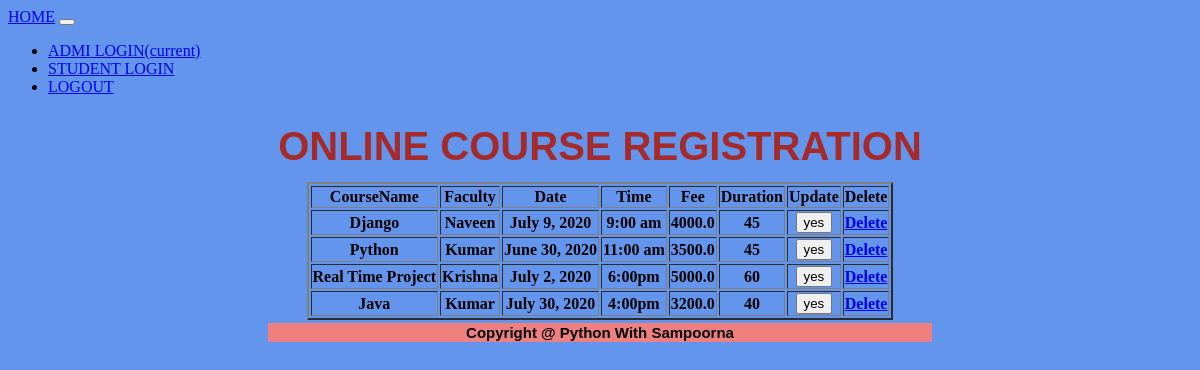
Screenshot of /view_class/ with the database file from the repository.
### app8/models.py (models this page shows)
class CourseModel(models.Model):
    Course_Id = models.AutoField(primary_key=True)
    Course_Name = models.CharField(max_length=50,unique=True)
    Faculty = models.CharField(max_length=50)
    Date = models.DateField()
    Time = models.CharField(max_length=50)
    Fee = models.FloatField()
    Duration = models.CharField(max_length=50)

### app8/views.py (the view)
# urls.py: path('view_class/', views.view_class, name='view_class'),
def view_class(request):
    res = CourseModel.objects.all()
    return render(request,'view_class.html',{'data':res})

### templates/view_class.html
{% extends 'common.html' %}
{% block sampoorna %}
   {% load static %}
   <table align="center" border="2">
    <tr>
        <th>CourseName</th>
        <th>Faculty</th>
        <th>Date</th>
        <th>Time</th>
        <th>Fee</th>
        <th>Duration</th>
        <th>Update</th>
        <th>Delete</th>
    </tr>
<tr>
    {% for x in data %}
      <th>{{ x.Course_Name }}</th>
      <th>{{ x.Faculty }}</th>
      <th>{{ x.Date }}</th>
      <th>{{ x.Time }}</th>
      <th>{{ x.Fee }}</th>
      <th>{{ x.Duration }}</th>
        <th><a href="{% url 'update_view' %}?Course_Name={{ x.Course_Name }}"><button type="submit">yes</button></a></th>
        <th><a href="{% url 'delete_view' %}?Course_Name={{ x.Course_Name }}">Delete</a></th>
      </tr>
{% endfor %}
    </table>
{% endblock %}

### templates/common.html (shortened to what this page needs)
<html>
    <head>
    </head>
    <body>
        <table align="center" border="0">
            <tr>
                <th id="title"> ONLINE COURSE REGISTRATION </th>
            </tr>
    <div class="container-sm">
        <nav class="navbar navbar-expand-lg navbar-dark bg-dark">
            <a class="navbar-brand" href="{% url 'index' %}">HOME</a>
            <button class="navbar-toggler" type="button" data-toggle="collapse" data-target="#navbarSupportedContent" aria-controls="navbarSupportedContent" aria-expanded="false" aria-label="Toggle navigation">
            </button>
    <div class="collapse navbar-collapse" id="navbarSupportedContent">
           <ul class="navbar-nav mr-auto">
           <li class="nav-item active">
               <a class="nav-link" href="{% url 'save_admin' %}">ADMI LOGIN<span class="sr-only">(current)</span></a>
           </li>
          <li class="nav-item">
              <a class="nav-link" href="{% url 'student_register' %}">STUDENT LOGIN</a>
          </li>
           <li class="nav-item">
              <a class="nav-link" href="{% url 'logout' %}">LOGOUT</a>
          </li></ul></div>
      </nav>
    </div>
        <tr>
                <th colspan="2">
                    {% block sampoorna %}
                    {% endblock %}
            <tr>
                <th id="copyright">
                   <marquee>Copyright @ Python With Sampoorna</marquee>
                </th>
            </tr>
    </body>

### templates/common.html (style rules this page uses)
body { background-color: cornflowerblue; }
#title { font-family: Arial; font-size: 40px; padding: 10px; color: brown; text-align: center; }
#copyright { background-color: lightcoral; color: black; font-family: Arial; font-size: 15px; text-align: center; }

### rows the page displays
CourseModel: Course_Name "Django", Faculty "Naveen", Date "July 9, 2020", Time "9:00 am", Fee "4000.0", Duration "45"
CourseModel: Course_Name "Python", Faculty "Kumar", Date "June 30, 2020", Time "11:00 am", Fee "3500.0", Duration "45"
CourseModel: Course_Name "Real Time Project", Faculty "Krishna", Date "July 2, 2020", Time "6:00pm", Fee "5000.0", Duration "60"
CourseModel: Course_Name "Java", Faculty "Kumar", Date "July 30, 2020", Time "4:00pm", Fee "3200.0", Duration "40"
